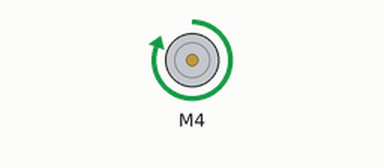
Simulated run of this sketch. Board: Arduino Uno, built with avr-gcc and run on an emulated ATmega328P. Parts: DC motor (green arrow = forward, orange = backward, longer = faster).

Above: at 0.5 s.
At 1.5 s:
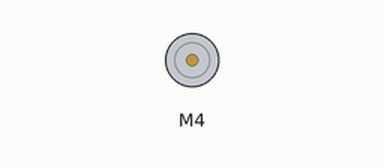
At 5.5 s:
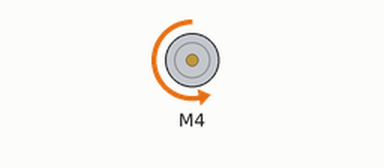
Timing chart, 0 to 6.9 s (numbered marks = the images above):
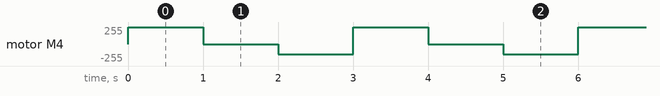

The sketch:

PWM.ino
```cpp
/*
Ce programme est un exemple de controle de sens et vitesse en utilisant le shield fournit

*/

#include <AFMotor.h>


AF_DCMotor motor(4); // Initalisation du moteur branchements sur M4
uint8_t i;

void setup() {
  Serial.begin(9600);           // set up Serial library at 9600 bps
}

void loop() {

  motor.run(FORWARD);
  motor.setSpeed(255);

  delay(1000);

  motor.run(RELEASE);

  delay(1000);

  motor.run(BACKWARD);
  motor.setSpeed(150);

  delay(1000);

}
```

Measured:
- by itself, motor M4: repeats every 3.0 s: stopped 1.0 s, backward 150/255 1.0 s, forward 255/255 1.0 s
